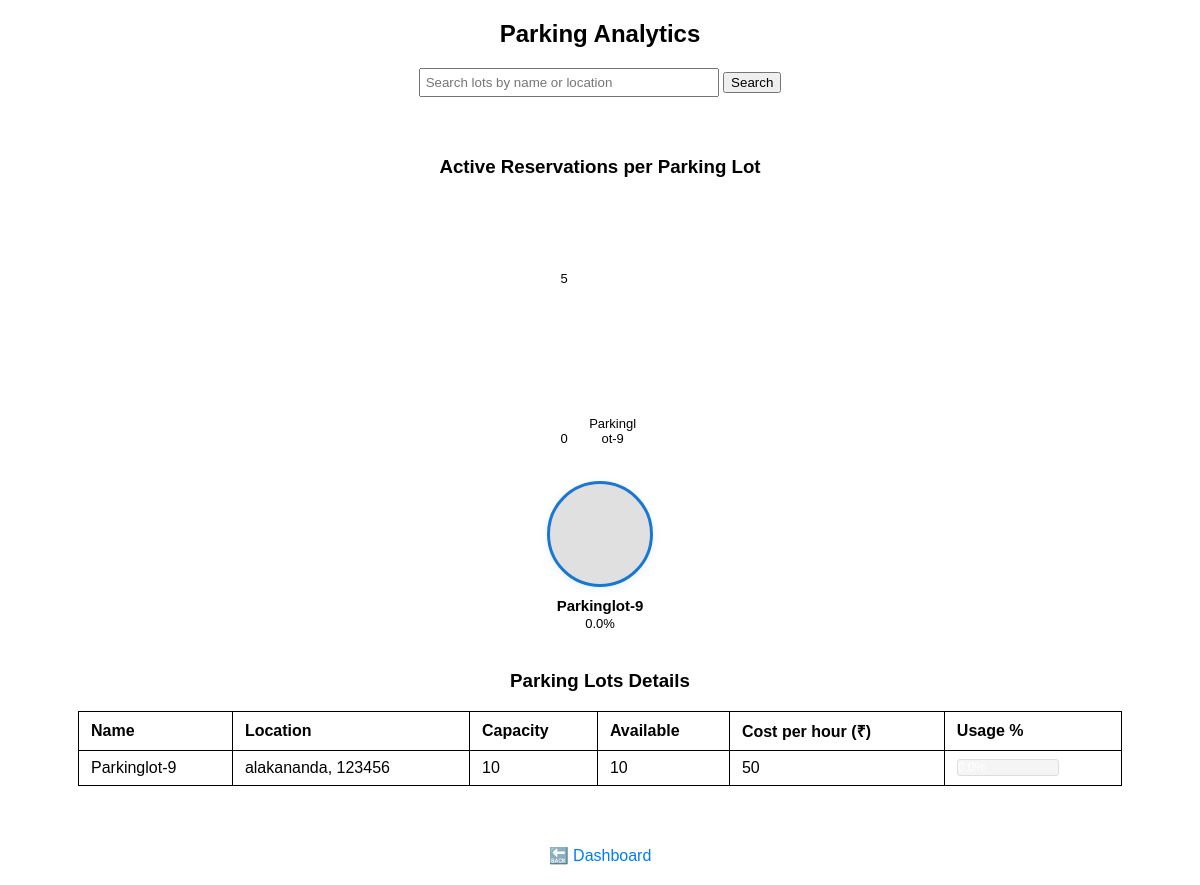
/analytics (signed in), run on an earlier commit of the app's database.
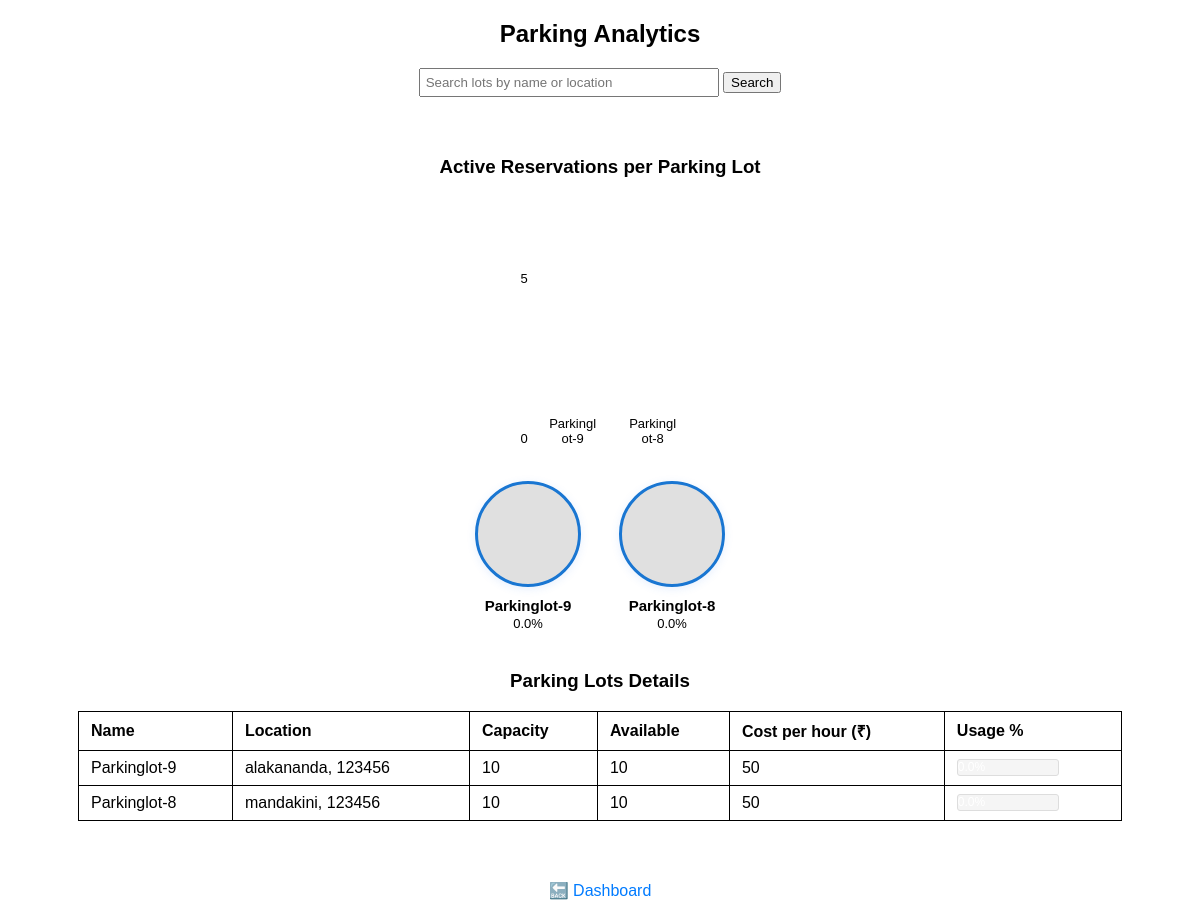
And on a later commit of the database.
### app.py (models this page shows)
class ParkingLot(db.Model):
    __tablename__ = 'parkinglots'
    id = db.Column(db.Integer, primary_key=True)
    name = db.Column(db.String(100), nullable=False)
    landmark = db.Column(db.String(100), nullable=False)
    address = db.Column(db.String(200))
    pincode = db.Column(db.String(10))
    price = db.Column(db.Integer)
    max_spots = db.Column(db.Integer)
    places = db.relationship('Place', backref='lot', lazy=True)

### app.py (the view, shortened to what this page needs)
@app.route('/analytics', methods=['GET'])
def admin_analytics():
    if not session.get('is_admin'):
        flash("Access Denied", "danger")
        return redirect(url_for('login'))
    search_query = request.args.get('search', '').strip()
    query = ParkingLot.query
    lots = query.all()
    lots_data = []
    for lot in lots:
        total_spots = lot.max_spots or 0
        occupied_spots = Place.query.filter_by(lot_id=lot.id, is_reserved=True).count() if total_spots > 0 else 0
        available_spots = total_spots - occupied_spots
        usage_percent = round((occupied_spots / total_spots) * 100, 2) if total_spots > 0 else 0
        lots_data.append({
            'id': lot.id,
            'name': lot.name,
            'location': f"{lot.address}, {lot.pincode}",
            'capacity': total_spots,
            'available': available_spots,
            'cost': lot.price,
            'occupied': occupied_spots,
            'usage_percent': usage_percent
        })
    return render_template('admin_analytics.html', lots=lots_data, search=search_query)

### templates/admin_analytics.html (shortened to what this page needs)
<!DOCTYPE html>
<html>
<head>
</head>
<body>
    <h2>Parking Analytics</h2>
    <form method="get" action="{{ url_for('admin_analytics') }}">
        <input type="search" name="search" placeholder="Search lots by name or location" value="{{ search }}">
        <button type="submit">Search</button>
    </form>
    {% if lots %}
        <div class="vertical-bargraph-container">
            <h3>Active Reservations per Parking Lot</h3>
            <div class="vertical-bargraph">
                <div class="y-axis">
                    {% set max_reserve = lots|map(attribute='occupied')|max %}
                    {% for tick in range((max_reserve//5+1)*5, -1, -5) %}
                        <div class="y-tick">{{ tick }}</div>
                    {% endfor %}
                </div>
                <div class="bars">
                    {% for lot in lots %}
                        <div class="bar-item">
                            <div class="x-label">{{ lot.name }}</div>
                        </div>
                    {% endfor %}
                </div>
            </div>
        </div>
        <div class="pie-charts-row">
            {% for lot in lots %}
                <div>
                    <div class="pie-chart"
                         style="background: conic-gradient(
                             #43A047 0% {{ lot.usage_percent }}%,
                             #E0E0E0 {{ lot.usage_percent }}% 100%
                         );"
                         title="{{ lot.name }}: {{ lot.usage_percent }}% occupied"></div>
                    <div class="pie-chart-text">{{ lot.name }}</div>
                    <div class="pie-chart-text" style="font-size:13px;font-weight:normal;">
                        {{ lot.usage_percent }}%
                    </div>
                </div>
            {% endfor %}
        </div>
        <div class="usage-table-container">
            <h3>Parking Lots Details</h3>
            <table>
                <thead>
                    <tr>
                        <th>Name</th>
                        <th>Location</th>
                        <th>Capacity</th>
                        <th>Available</th>
                        <th>Cost per hour (₹)</th>
                        <th>Usage %</th>
                    </tr>
                </thead>
                <tbody>
                    {% for lot in lots %}
                    <tr>
                        <td>{{ lot.name }}</td>
                        <td>{{ lot.location }}</td>
                        <td>{{ lot.capacity }}</td>
                        <td>{{ lot.available }}</td>
                        <td>{{ lot.cost }}</td>
                        <td>
                            <div class="usage-container" aria-label="Usage {{ lot.usage_percent }}%">
                            </div>
                        </td>
                    </tr>
                    {% endfor %}
                </tbody>
            </table>
        </div>
    {% else %}
        <p>No parking lots found.</p>
    {% endif %}
    <a href="{{ url_for('dashboard') }}">🔙 Dashboard</a>
</body>
</html>

What changed in the data, as far as the page shows it:
added ParkingLot: name "Parkinglot-8", usage_percent "0.0", location "mandakini, 123456", capacity "10", available "10", cost "50"
